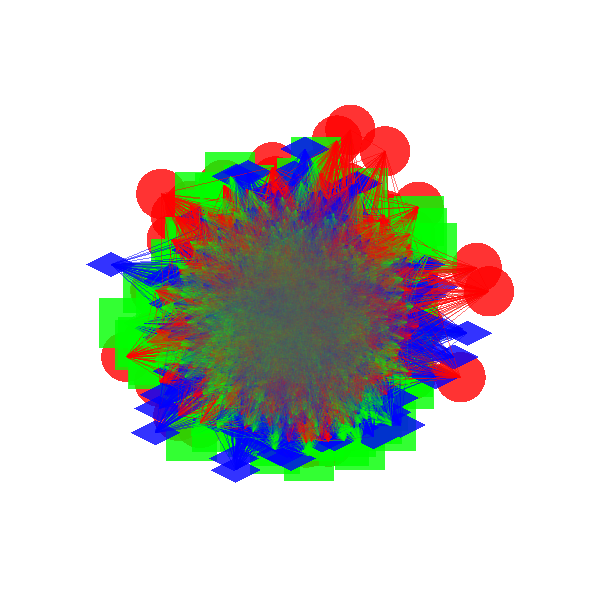

Write Python code to recreate this figure.
"""
======================
ForceAtlas2: SBM Model
======================

The goal of this example is to show how to use the Helios Network
draw with the ForceAtlas2 from cugraph. To run this you should
have python 3.8 or greater and cudf/cugraph installed.

"""
import numpy as np
import networkx as nx
import time
import argparse
from fury.window import record

from helios import NetworkDraw
from helios.layouts import ForceAtlas2
from helios.layouts.forceatlas2gpu import CUDF_AVAILABLE

parser = argparse.ArgumentParser()
parser.add_argument(
    '--interactive', dest='interactive', default=True, action='store_false')
args = parser.parse_args()

interactive = args.interactive
size = 1000
s = size
sizes = [s, s, s]
probs = np.array(
    [[0.45, 0.05, 0.02], [0.05, 0.45, 0.07], [0.02, 0.07, 0.40]])/10
g = nx.stochastic_block_model(sizes, probs, seed=0)

num_nodes = len(g)
edges = []
for source, target in g.edges():
    edges.append([source, target])
edges = np.array(edges)

colors_by_block = [[1, 0, 0], [0, 1, 0], [0, 0, 1]]

edge_colors = []
for source, target in g.edges():
    c0 = colors_by_block[source//s]
    c1 = colors_by_block[target//s]
    edge_colors += [c0, c1]

colors_by_block = [[1, 0, 0], [0, 1, 0], [0, 0, 1]]
colors = np.array(
    [colors_by_block[i//s]
     for i in range(len(g))]).astype('float64')

markers = [['o', 's', 'd'][i//s] for i in range(len(g))]
edge_colors = np.array(edge_colors).astype('float64')

centers = np.random.normal(size=(len(g), 2))

network_draw = NetworkDraw(
        positions=centers,
        edges=edges,
        colors=colors,
        scales=1,
        node_edge_width=0,
        marker=markers,
        edge_line_color=edge_colors,
        window_size=(600, 600)
)

if not CUDF_AVAILABLE:
    print('To run this example we should install cugraph first')
else:
    forceatlas2 = ForceAtlas2(
        edges, network_draw,
    )
    if not interactive:
        forceatlas2.start(3, 1, 300, False)
        time.sleep(10)
        network_draw.refresh()
        forceatlas2.stop()
    else:
        forceatlas2.start(
            3, 300, 1,
            record_positions=True, without_iren_start=False)


if interactive:
    network_draw.showm.initialize()
    network_draw.showm.start()

record(
    network_draw.showm.scene,
    out_path='viz_forceatlas2gpu.png', size=(600, 600))
